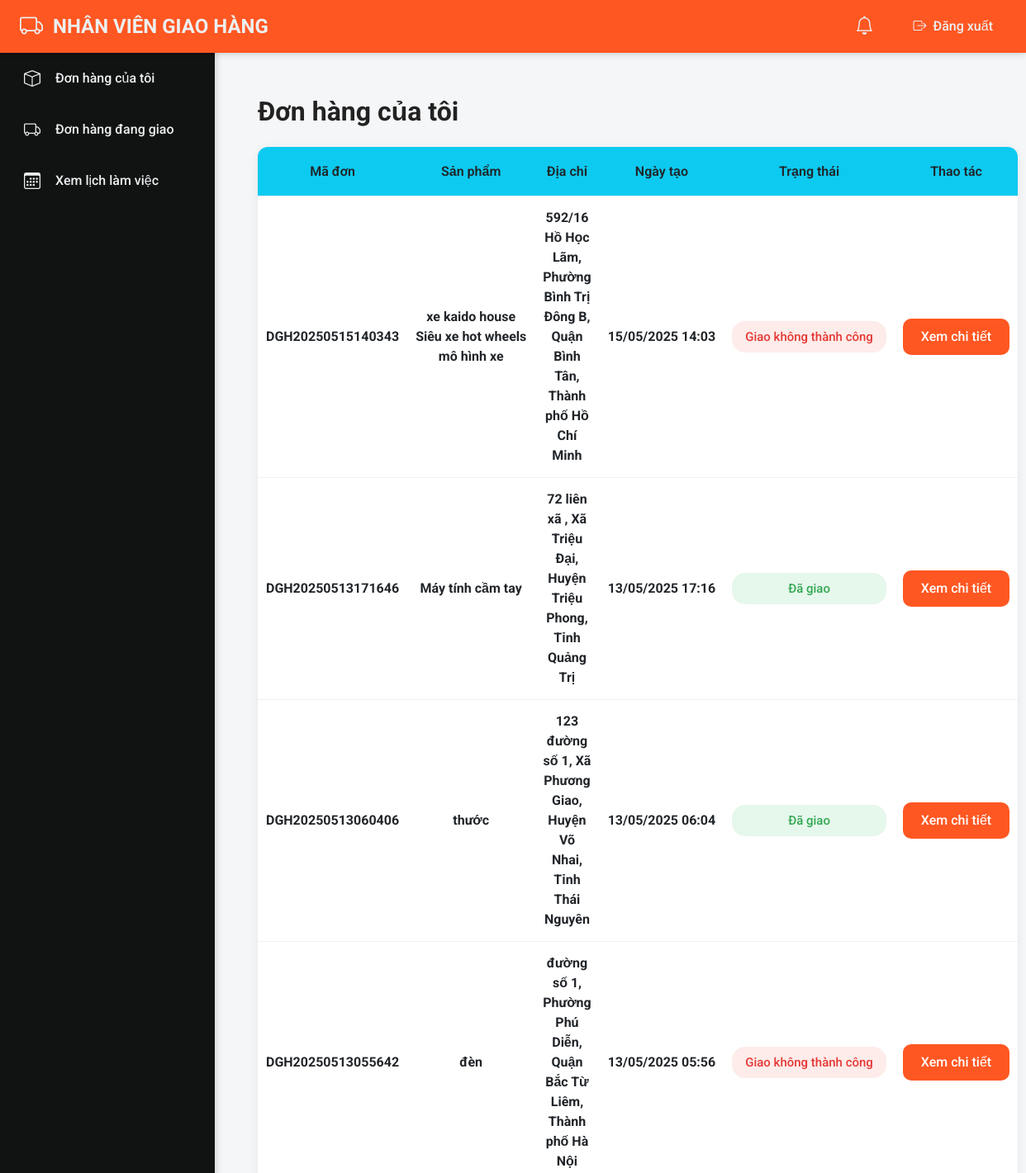
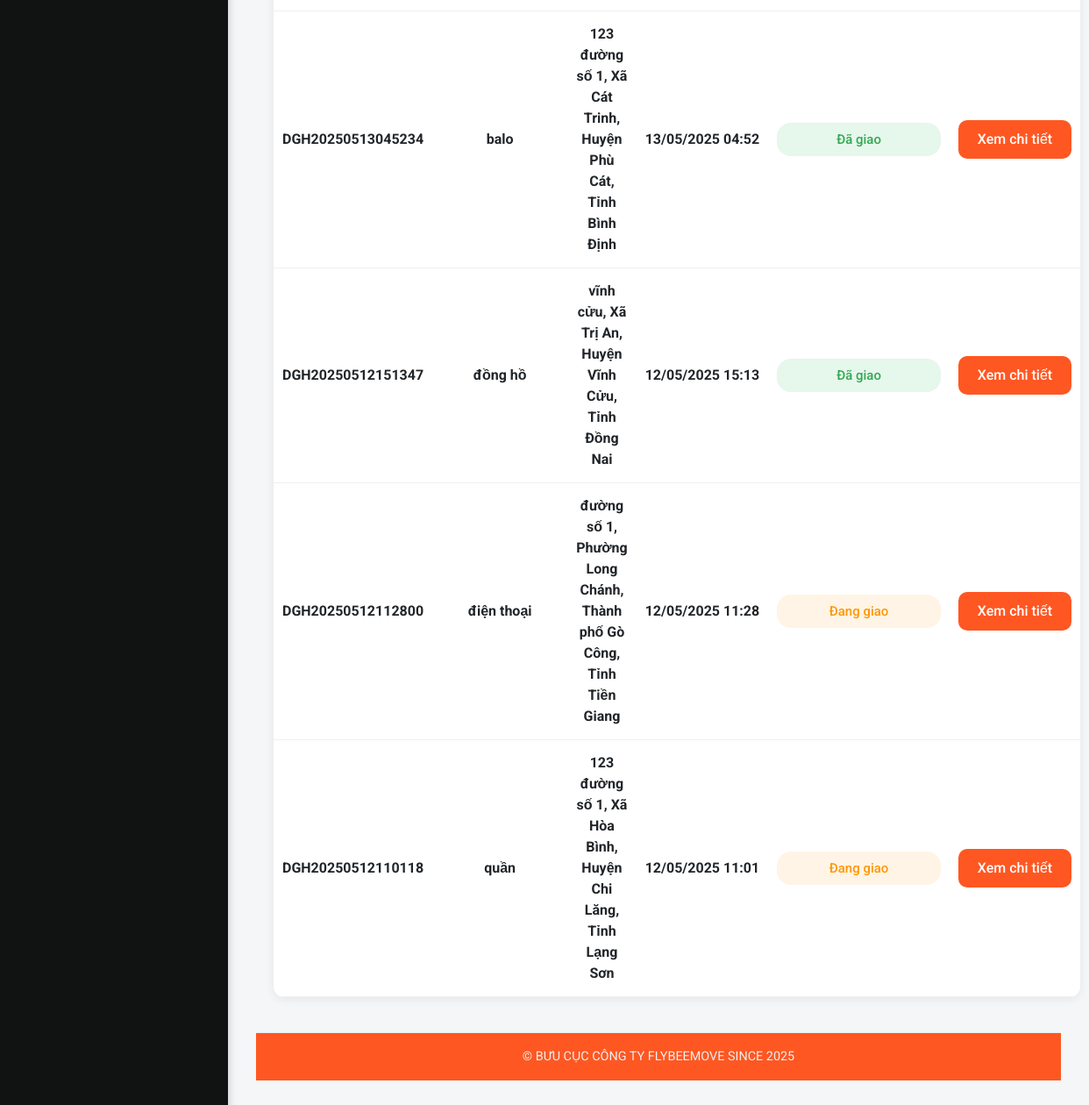
/admin/my_orders.php (signed in), run on the app's committed database (2 pictures, top to bottom).
### tables this page shows
CREATE TABLE `donhang` (
  `maVanDon` varchar(40) NOT NULL,
  `id_khachHang` int(11) NOT NULL,
  `id_nhanVien` int(11) DEFAULT NULL,
  `id_trangThai` int(11) NOT NULL,
  `id_sanPham` int(11) DEFAULT NULL,
  `id_nguoiNhan` int(11) NOT NULL,
  `id_nguoiGui` int(11) NOT NULL,
  `id_thanhToan` int(11) DEFAULT NULL,
  `ngayTaoDon` datetime NOT NULL,
  `ghiChu` text DEFAULT NULL,
  `ngayGiao` datetime DEFAULT NULL,
  `id_phi` int(11) DEFAULT NULL,
  `hinhThucGui` varchar(50) NOT NULL,
  `KL_DH` decimal(10,2) NOT NULL,
  `rong` decimal(10,2) DEFAULT NULL,
  `dai` int(11) DEFAULT NULL,
  `cao` decimal(10,2) DEFAULT NULL,
  `giaTriHang` decimal(15,2) DEFAULT NULL,
  `COD` decimal(15,2) DEFAULT 0.00
);

CREATE TABLE `trangthai` (
  `id_trangThai` int(11) NOT NULL,
  `tenTrangThai` varchar(100) NOT NULL,
  `moTa` text DEFAULT NULL
);

### admin/my_orders.php (the view, shortened to what this page needs)
<?php
require 'header1.php';
$staffId = $_SESSION['user_id'];
$query = "SELECT D.maVanDon, D.ngayTaoDon, DC.diaChiNguoiNhan, DC.tinh_tp, DC.quan_huyen, DC.phuong_xa,
            T.tenTrangThai,
            GROUP_CONCAT(S.tenSanPham SEPARATOR ', ') AS tenSanPham,
            NG.tenNguoiGui, NG.sdtNguoiGui, NG.diaChiNguoiGui,
            NN.tenNguoiNhan, NN.soDienThoai,
            D.giaTriHang, D.COD, P.tongPhi, P.benTraPhi, P.phiDichVu
     FROM DonHang D
     LEFT JOIN NguoiNhan N ON D.id_nguoiNhan = N.id_nguoiNhan
     LEFT JOIN DiaChi DC ON N.id_diaChi = DC.id_diaChi
     LEFT JOIN SanPham S ON D.maVanDon = S.maVanDon
     LEFT JOIN TrangThai T ON D.id_trangThai = T.id_trangThai
     LEFT JOIN NguoiGui NG ON D.id_nguoiGui = NG.id_nguoiGui
     LEFT JOIN NguoiNhan NN ON D.id_nguoiNhan = NN.id_nguoiNhan
     LEFT JOIN Phi P ON D.maVanDon = P.maVanDon
     WHERE D.id_nhanVien = ?
       AND D.id_trangThai IN (2, 3, 4, 5)
     GROUP BY D.maVanDon
     ORDER BY D.ngayTaoDon DESC";
$stmtList = $mysqli->prepare($query);
$stmtList->bind_param("i", $staffId);
$stmtList->execute();
$resultList = $stmtList->get_result();
if ($row = $resultList->fetch_assoc()) {
  $resultList->data_seek(0);
}
?>
<!DOCTYPE html>
<html lang="en">
<head>
  <link rel="stylesheet" href="./css/my_orders.css">
  <link rel="stylesheet" href="./css/footer.css">
</head>
<body>
  <div class="content-container">
    <h2>Đơn hàng của tôi</h2>
    <table class="table-orders">
      <tr>
        <th>Mã đơn</th>
        <th>Sản phẩm</th>
        <th>Địa chỉ</th>
        <th>Ngày tạo</th>
        <th>Trạng thái</th>
        <th>Thao tác</th>
      </tr>
      <?php
      if ($resultList->num_rows > 0):
        while ($row = $resultList->fetch_assoc()):
      ?>
          <tr>
            <td><?= htmlspecialchars($row['maVanDon']) ?></td>
            <td>
                <?php
                if (!empty($row['tenSanPham'])) {
                    $products = explode(',', $row['tenSanPham']);
                    foreach ($products as $product) {
                        echo htmlspecialchars(trim($product)) . '<br>';
                    }
                } else {
                    echo 'N/A';
                }
                ?>
            </td>
            <td><?= htmlspecialchars(($row['diaChiNguoiNhan'] ?? '') . ', ' . ($row['phuong_xa'] ?? '') . ', ' . ($row['quan_huyen'] ?? '') . ', ' . ($row['tinh_tp'] ?? '')) ?></td>
            <td><?= date('d/m/Y H:i', strtotime($row['ngayTaoDon'])) ?></td>
            <td>
              <?php
              $status = $row['tenTrangThai'] ?? 'Không xác định';
              $statusClass = '';
              if ($status === 'Đang giao') $statusClass = 'status-danggiao';
              elseif ($status === 'Đã giao') $statusClass = 'status-dagiao';
              elseif ($status === 'Đang xử lý') $statusClass = 'status-phancong';
              elseif ($status === 'Giao không thành công') $statusClass = 'status-khongthanhcong';
              ?>
              <span class="status-label <?= $statusClass ?>">
                <?= htmlspecialchars($status) ?>
              </span>
            </td>
            <td>
              <button
                class="btn btn-primary view-detail"
                data-ma="<?= htmlspecialchars($row['maVanDon']) ?>"
                data-product="<?= htmlspecialchars(str_replace(',', '\\n', $row['tenSanPham'] ?? 'N/A')) ?>"
                data-address="<?= htmlspecialchars(($row['diaChiNguoiNhan'] ?? '') . ', ' . ($row['phuong_xa'] ?? '') . ', ' . ($row['quan_huyen'] ?? '') . ', ' . ($row['tinh_tp'] ?? '')) ?>"
                data-date="<?= date('d/m/Y H:i', strtotime($row['ngayTaoDon'])) ?>"
                data-status="<?= htmlspecialchars($row['tenTrangThai'] ?? 'Không xác định') ?>"
                data-sender="<?= htmlspecialchars($row['tenNguoiGui'] ?? 'N/A') ?>"
                data-sender-phone="<?= htmlspecialchars($row['sdtNguoiGui'] ?? 'N/A') ?>"
                data-sender-address="<?= htmlspecialchars($row['diaChiNguoiGui'] ?? 'N/A') ?>"
                data-receiver="<?= htmlspecialchars($row['tenNguoiNhan'] ?? 'N/A') ?>"
                data-receiver-phone="<?= htmlspecialchars($row['soDienThoai'] ?? 'N/A') ?>"
                data-giatri="<?= number_format($row['giaTriHang'] ?? 0, 0, ',', '.') ?>"
                data-cod="<?= number_format($row['COD'] ?? 0, 0, ',', '.') ?>"
                data-tongphi="<?= number_format($row['tongPhi'] ?? 0, 0, ',', '.') ?>"
                data-phidichvu="<?= number_format($row['phiDichVu'] ?? 0, 0, ',', '.') ?>"
                data-bentraphi="<?= htmlspecialchars($row['benTraPhi'] ?? 'N/A') ?>">Xem chi tiết</button>
            </td>
          </tr>
        <?php
        endwhile;
      else:
        ?>
        <tr>
          <td colspan="6" style="text-align: center;">Không có đơn hàng nào</td>
        </tr>
      <?php endif; ?>
    </table>
  </div>
  <?php require 'footer.php'; ?>
</body>
</html>

### admin/header1.php (shortened to what this page needs)
<!DOCTYPE html>
<html lang="vi">
<head>
  <link href="https://cdn.jsdelivr.net/npm/bootstrap@5.3.0/dist/css/bootstrap.min.css" rel="stylesheet">
  <link href="https://cdn.jsdelivr.net/npm/bootstrap-icons@1.10.3/font/bootstrap-icons.css" rel="stylesheet">
  <link rel="stylesheet" href="./css/header1.css">
</head>
<body>
  <header class="topbar">
    <div class="logo">
      <i class="bi bi-truck"></i>
      <span>NHÂN VIÊN GIAO HÀNG</span>
    </div>
    <div class="actions">
      <?php if ($_SESSION['role'] === 2): ?>
        <div class="notification" id="notif">
          <i class="bi bi-bell bell-icon"></i>
        </div>
      <?php endif; ?>
      <a href="logout.php" class="logout">
        <i class="bi bi-box-arrow-right"></i>
        <span>Đăng xuất</span>
      </a>
    </div>
  </header>
  <aside class="sidebar">
    <?php if ($_SESSION['role'] === 1): ?>
    <?php else: ?>
      <a href="my_orders.php">
        <i class="bi bi-box"></i>
        <span>Đơn hàng của tôi</span>
      </a>
      <a href="donhang_danggiao.php">
        <i class="bi bi-truck"></i>
        <span>Đơn hàng đang giao</span>
      </a>
      <a href="lichlamviec_nv.php">
        <i class="bi bi-calendar3"></i>
        <span>Xem lịch làm việc</span>
      </a>
    <?php endif; ?>
  </aside>
  <main class="main-content">

### admin/footer.php (shortened to what this page needs)
<hr>
<footer>&copy; BƯU CỤC CÔNG TY FLYBEEMOVE SINCE 2025</footer>
</body>
</html>

### admin/css/header1.css (style rules this page uses)
:root { --primary-color: #ff5722; --primary-dark: #e64a19; --sidebar-bg: #111212; --text-light: #ecf0f1; --text-dark: #2c3e50; --border-color: rgba(255,255,255,0.1); }
* { box-sizing: border-box; margin: 0; padding: 0; }
body { font-family: 'Roboto', sans-serif; display: flex; min-height: 100vh; background: #f4f6f8; }
.topbar { position: fixed; top: 0; left: 0; right: 0; height: 64px; background: var(--primary-color); display: flex; align-items: center; justify-content: space-between; padding: 0 1.5rem; color: var(--text-light); box-shadow: 0 2px 8px rgba(0,0,0,0.15); z-index: 100; }
.topbar .logo { font-size: 1.5rem; font-weight: 700; display: flex; align-items: center; gap: 0.75rem; }
.topbar .logo i { font-size: 1.75rem; }
.topbar .actions { display: flex; align-items: center; gap: 1.5rem; }
.topbar .notification { position: relative; cursor: pointer; padding: 0.5rem; border-radius: 50%; transition: background-color 0.2s; }
.topbar .bell-icon { font-size: 1.4rem; color: var(--text-light); }
.topbar .logout { text-decoration: none; color: var(--text-light); font-weight: 500; padding: 0.5rem 1rem; border-radius: 0.375rem; transition: all 0.2s; display: flex; align-items: center; gap: 0.5rem; }
.sidebar { width: 260px; padding-top: 64px; background: var(--sidebar-bg); position: fixed; top: 0; bottom: 0; left: 0; display: flex; flex-direction: column; box-shadow: 2px 0 8px rgba(0,0,0,0.15); }
.sidebar a { color: var(--text-light); padding: 1rem 1.5rem; text-decoration: none; display: flex; align-items: center; gap: 1rem; transition: all 0.2s; border-left: 3px solid transparent; font-weight: 500; }
.sidebar a i { font-size: 1.25rem; width: 24px; text-align: center; }
.main-content { margin: 64px 0 0 260px; padding: 2rem; width: calc(100% - 260px); }

### admin/css/my_orders.css (style rules this page uses)
.content-container { min-height: 85vh; padding: 20px; }
.table-orders { width: 100%; border-collapse: separate; border-spacing: 0; margin: 20px 0; border-radius: 12px; overflow: hidden; box-shadow: 0 2px 12px rgba(0,0,0,0.07); background: #fff; font-weight: 700; }
.table-orders th, .table-orders td { padding: 14px 10px; border-bottom: 1px solid #f0f0f0; text-align: center; vertical-align: middle; font-size: 16px; white-space: nowrap; }
.table-orders th:nth-child(1), .table-orders td:nth-child(1) { width: 200px; }
.table-orders th:nth-child(2), .table-orders td:nth-child(2) { width: 100px; }
.table-orders th:nth-child(3), .table-orders td:nth-child(3) { width: 350px; white-space: normal; }
.table-orders th:nth-child(4), .table-orders td:nth-child(4) { width: 130px; }
.table-orders th:nth-child(5), .table-orders td:nth-child(5) { width: 120px; }
.table-orders th:nth-child(6), .table-orders td:nth-child(6) { width: 140px; }
.status-label { display: flex; align-items: center; justify-content: center; min-width: 90px; min-height: 38px; text-align: center; padding: 4px 16px; border-radius: 16px; font-size: 15px; font-weight: 500; color: #333; background: #eee; margin: 0 auto; line-height: 1.2; }
.status-danggiao { background: #fff4e5; color: #ff9800; }
.status-dagiao { background: #e6f7ec; color: #34a853; }
.status-khongthanhcong { background: #fdecea; color: #e53935; }
.content-container h2 { font-size: 2rem; font-weight: 700; margin-bottom: 24px; text-align: left; color: #222; }
.btn { display: inline-block; padding: 10px 22px; border: none; border-radius: 10px; cursor: pointer; font-size: 16px; text-decoration: none; margin: 2px auto; font-weight: 500; transition: background 0.2s; text-align: center; }
.btn-primary { background-color: #ff5722; color: #fff; }
.table-orders tr td, .table-orders tr th { height: 60px; }
.table-orders th { background-color: #0dcaf0; font-weight: 600; text-align: center; }

### admin/css/footer.css (style rules this page uses)
hr { border: none; border-top: 1px solid #ccc; margin: 0; }
footer { background-color: #ff5722; color: #ecf0f1; text-align: center; padding: 1rem; font-size: 0.9rem; margin-top: auto; }

### data on the page
donhang: maVanDon "DGH20250515140343", product "xe kaido house", product "Siêu xe hot wheels", product "mô hình xe", tinh_tp "592/16 Hồ Học Lãm, Phường Bình Trị Đông B, Quận Bình Tân, Thành phố Hồ Chí Minh", ngayTaoDon "15/05/2025 14:03", id_trangThai.tenTrangThai "Giao không thành công"
donhang: maVanDon "DGH20250513171646", product "Máy tính cầm tay", tinh_tp "72 liên xã , Xã Triệu Đại, Huyện Triệu Phong, Tỉnh Quảng Trị", ngayTaoDon "13/05/2025 17:16", id_trangThai.tenTrangThai "Đã giao"
donhang: maVanDon "DGH20250513060406", product "thước", tinh_tp "123 đường số 1, Xã Phương Giao, Huyện Võ Nhai, Tỉnh Thái Nguyên", ngayTaoDon "13/05/2025 06:04", id_trangThai.tenTrangThai "Đã giao"
donhang: maVanDon "DGH20250513055642", product "đèn", tinh_tp "đường số 1, Phường Phú Diễn, Quận Bắc Từ Liêm, Thành phố Hà Nội", ngayTaoDon "13/05/2025 05:56", id_trangThai.tenTrangThai "Giao không thành công"
donhang: maVanDon "DGH20250513045234", product "balo", tinh_tp "123 đường số 1, Xã Cát Trinh, Huyện Phù Cát, Tỉnh Bình Định", ngayTaoDon "13/05/2025 04:52", id_trangThai.tenTrangThai "Đã giao"
donhang: maVanDon "DGH20250512151347", product "đồng hồ", tinh_tp "vĩnh cửu, Xã Trị An, Huyện Vĩnh Cửu, Tỉnh Đồng Nai", ngayTaoDon "12/05/2025 15:13", id_trangThai.tenTrangThai "Đã giao"
donhang: maVanDon "DGH20250512112800", product "điện thoại", tinh_tp "đường số 1, Phường Long Chánh, Thành phố Gò Công, Tỉnh Tiền Giang", ngayTaoDon "12/05/2025 11:28", id_trangThai.tenTrangThai "Đang giao"
donhang: maVanDon "DGH20250512110118", product "quần", tinh_tp "123 đường số 1, Xã Hòa Bình, Huyện Chi Lăng, Tỉnh Lạng Sơn", ngayTaoDon "12/05/2025 11:01", id_trangThai.tenTrangThai "Đang giao"
